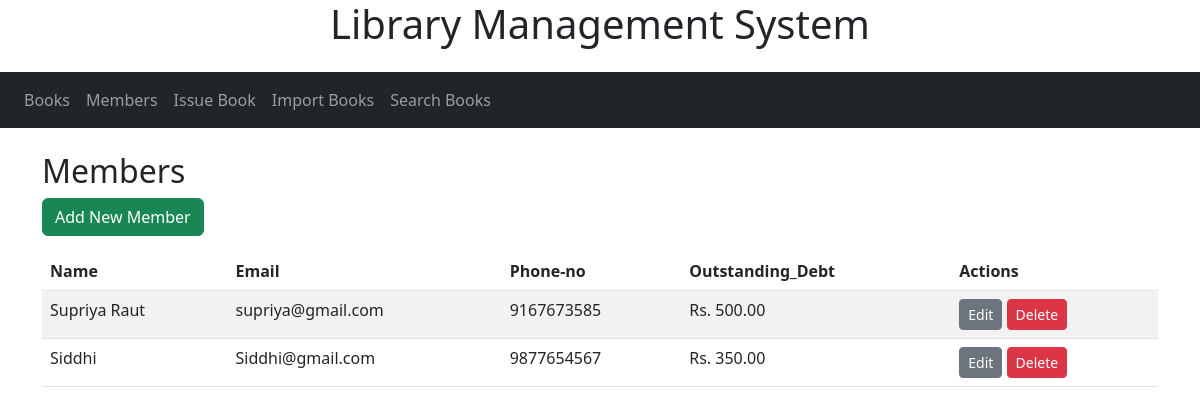
The page /members/ on the database its author committed.
### library/models.py (models this page shows, shortened)
class Member(models.Model):
    name=models.CharField(max_length=255)
    phone=models.CharField(max_length=15)
    email=models.EmailField()
    outstanding_debt=models.DecimalField(max_digits=8,decimal_places=2,default=0)

### library/views.py (the view)
# urls.py: path("members/", member_list, name="member_list"),
def member_list(request):
    members=Member.objects.all()
    return render(request,"members/member_list.html",{"members":members})

### library/templates/members/member_list.html
{% extends "base.html" %}
{% block content %}
<h2>Members</h2>
<a href="{% url 'add_member' %}" class="btn btn-success mb-3">Add New Member</a>
<table class="table table-striped">
    <thead>
        <tr>
            <th>Name</th>
            <th>Email</th>
            <th>Phone-no</th>
            <th>Outstanding_Debt</th>
            <th>Actions</th>
        </tr>
    </thead>
    <tbody>
        {% for member in members %}
        <tr>
            <td>{{ member.name }}</td>
            <td>{{ member.email }}</td>
            <td>{{ member.phone }}</td>
            <td>Rs. {{ member.outstanding_debt}}</td>
            <td>
                <a href="{% url 'edit_member' member.id %}" class="btn btn-sm btn-secondary">Edit</a>
                <a href="{% url 'delete_member' member.id %}" class="btn btn-sm btn-danger"
                    onclick="return confirm('Are you sure you want to delete this member?');">Delete</a>
            </td>
        </tr>
        {% endfor %}
    </tbody>
</table>
{% endblock %}

### rows shown on the page
Member: name "Supriya Raut", email "supriya@gmail.com", phone "9167673585", outstanding_debt "500.00"
Member: name "Siddhi", email "Siddhi@gmail.com", phone "9877654567", outstanding_debt "350.00"
